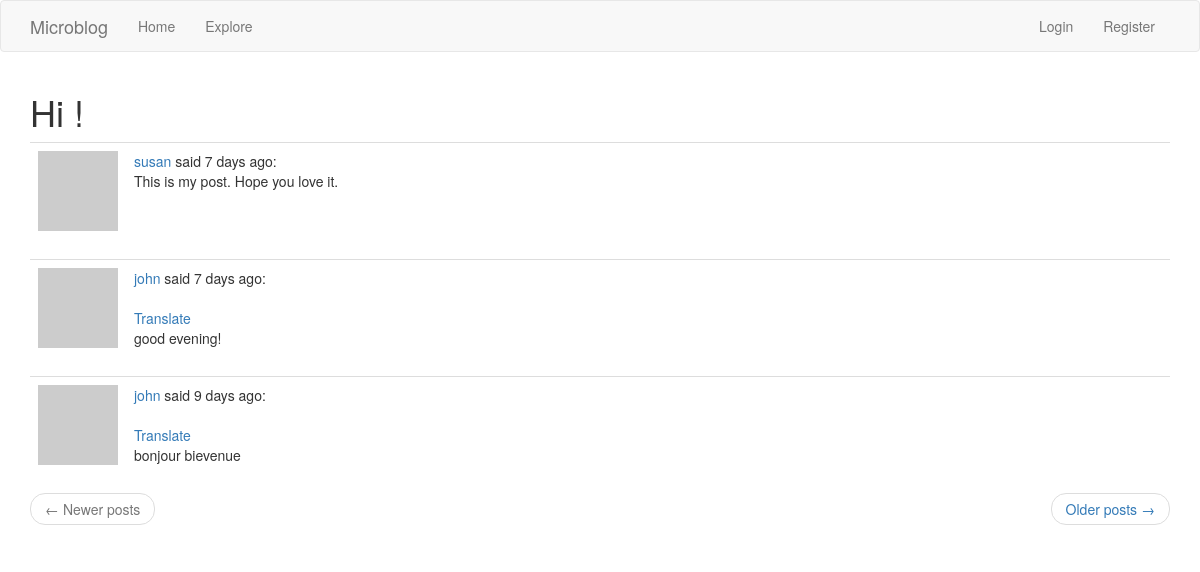
/explore, run on the app's committed database.
### app/models.py (models this page shows, shortened)
class Post(db.Model):
    id = db.Column(db.Integer, primary_key=True)
    body = db.Column(db.String(140))
    timestamp = db.Column(db.DateTime, index=True, default=datetime.utcnow)
    language = db.Column(db.String(5))
    user_id = db.Column(db.Integer, db.ForeignKey('user.id'))

### app/main/routes.py (the view)
@bp.route('/explore')
def explore():
    page = request.args.get('page', 1, type=int)
    posts = Post.query.order_by(Post.timestamp.desc()).paginate(
        page, current_app.config['POSTS_PER_PAGE'], False)
    next_url = url_for('main.explore', page=posts.next_num) \
        if posts.has_next else None
    prev_url = url_for('main.explore', page=posts.prev_num) \
        if posts.has_prev else None
    return render_template('index.html', title='Explore', posts=posts.items, next_url=next_url, prev_url=prev_url)

### app/main/routes.py (called while the page is built)
@bp.before_request
def before_request():
    g.locale = str(get_locale())
    if current_user.is_authenticated:
        current_user.last_seen = datetime.utcnow()
        db.session.commit()

### app/models.py (called while the page is built)
    def avatar(self, size):
        digest = md5(self.email.lower().encode('utf-8')).hexdigest()
        return 'https://www.gravatar.com/avatar/{}?d=identicon&s={}'.format(
            digest, size)

### app/templates/index.html (shortened to what this page needs)
{% extends "base.html" %}
{% import 'bootstrap/wtf.html' as wtf %}
{% block app_content %}
    <h1>Hi{% if not current_user.is_anonymous %}, {{ current_user.username }}{% endif %} !</h1>
    {% for post in posts %}
    {% include '_post.html' %}
    {% endfor %}
    <nav aria-label="...">
        <ul class="pager">
            <li class="previous{% if not prev_url %} disabled{% endif %}">
                <a href="{{ prev_url or '#' }}">
                    <span aria-hidden="true">&larr;</span> Newer posts
                </a>
            </li>
            <li class="next{% if not next_url %} disabled{% endif %}">
                <a href="{{ next_url or '#' }}">
                    Older posts <span aria-hidden="true">&rarr;</span>
                </a>
            </li>
        </ul>
    </nav>
{% endblock %}

### app/templates/_post.html (shortened to what this page needs)
<table class="table table-hover">
    <tr>
        <td width="70px">
            <a href="{{ url_for('main.user', username=post.author.username) }}">
                <img src="{{ post.author.avatar(70) }}" />
            </a>
        </td>
        <td>
            {{ _('%(username)s said %(when)s', username=user_link, when=moment(post.timestamp).fromNow()) }}:
                {% if post.language and post.language != g.locale %}
                <br><br>
                <span id="translation{{ post.id }}">
                    <a href="javascript:translate(
                                '#post{{ post.id }}',
                                '#translation{{ post.id }}',
                                '{{ g.locale }}');">{{ _('Translate') }}</a>
                </span>
                {% endif %}
            <br>
            <span id="post{{ post.id }}">{{ post.body }}</span>
        </td>
    </tr>
</table>

### data on the page
Post: body "This is my post. Hope you love it."
Post: body "good evening!"
Post: body "bonjour bievenue"
